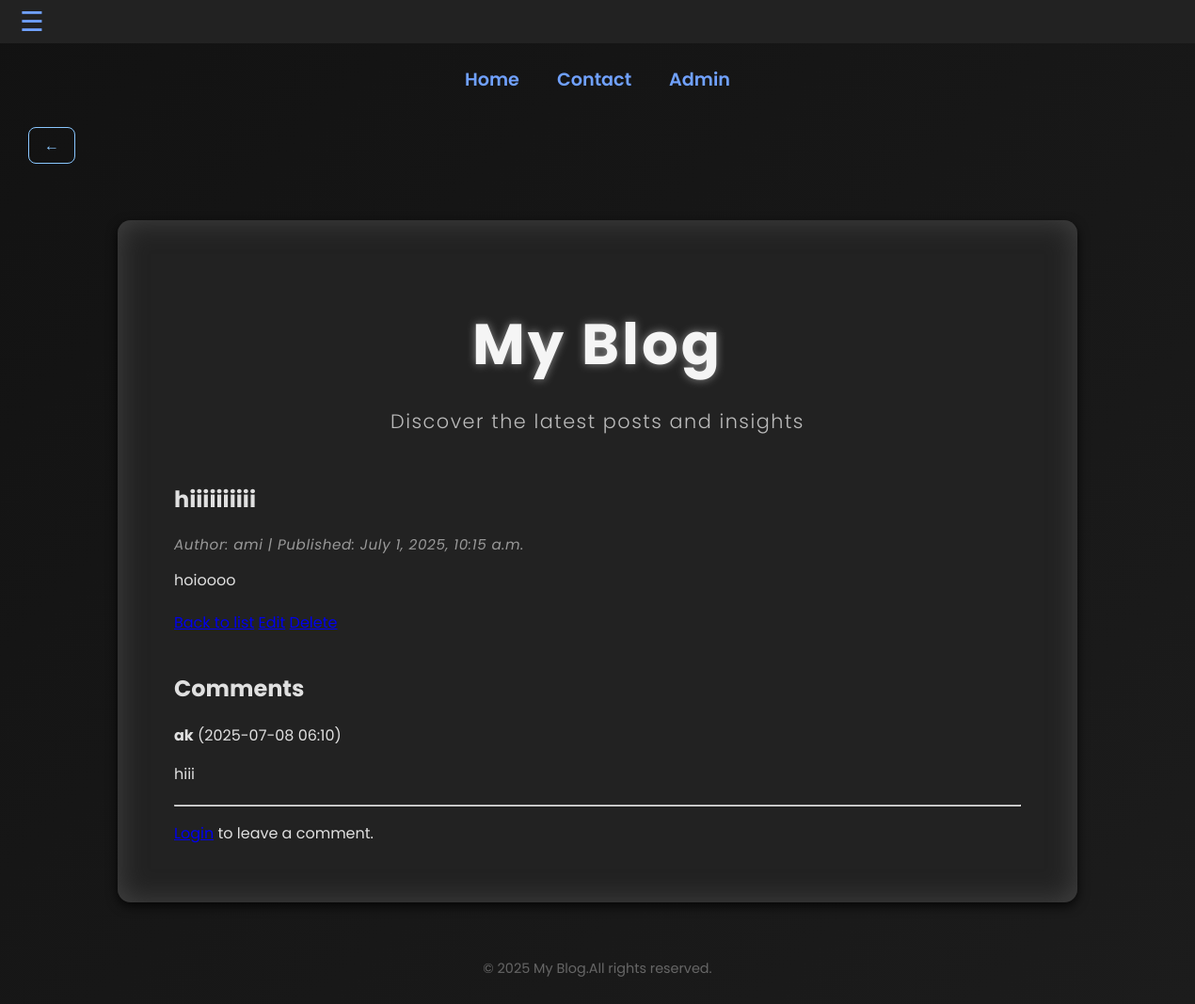
The page /postdetail/hiiiiiiiiii/ on the database its author committed.
### blog/models.py (models this page shows, shortened)
class Post(models.Model):
    class Status(models.TextChoices):
        DRAFT = 'draft', 'Draft'
        PUBLISHED = 'published', 'Published'
        PENDING= 'pending', 'Pending'
    title = models.CharField(max_length=200 , default="")
    slug = models.SlugField(unique=True, blank=True )
    author = models.ForeignKey(User, on_delete=models.CASCADE, related_name='blog_post' , default=1)
    body = models.TextField(default="hi")
    published = models.DateTimeField(default=timezone.now)
    content = models.TextField()
    updated = models.DateTimeField(auto_now=True)
    status = models.CharField(max_length=10, choices=Status.choices, default=Status.DRAFT)
    image=models.ImageField(upload_to='blog_images/', null=True, blank=True)
    view_count = models.PositiveIntegerField(default=0)
    created_at = models.DateTimeField(default=timezone.now)
    class Meta:
        ordering = ('-published',)
    def save(self,  *args, **kwargs):
        super().save(*args,**kwargs)

class Comment(models.Model):
    post = models.ForeignKey('Post',  related_name='comments', on_delete=models.CASCADE)
    author = models.ForeignKey(User, on_delete=models.CASCADE, )
    body = models.TextField()
    created_at = models.DateTimeField(auto_now_add=True)

### blog/views.py (the view)
# urls.py: path('postdetail/<slug:slug>/', views.post_detail, name='post_detail'),
def post_detail(request, slug):
    post = get_object_or_404(Post, slug=slug)
    post.view_count +=1
    post.save(update_fields=['view_count'])
    comments = post.comments.all()
    new_comment = None
    if request.method == 'POST':
        form = CommentForm(request.POST)
        if form.is_valid():
            if request.user.is_authenticated:
                new_comment = form.save(commit=False)
                new_comment.post = post
                new_comment.author = request.user
                new_comment.save()
                messages.success(request, 'Your comment has been posted to you successfully!')
                return redirect('blog:post_detail', slug=slug)
            else:
                return redirect('blog:login')
    else:
        form = CommentForm()
    return render(request, 'blog/detail.html', {
        'post': post,
        'comments': comments,
        'form': form,
        'new_comment': new_comment
    })

### templates/blog/detail.html (shortened to what this page needs)
{% extends 'blog/base.html' %}
{% block content %}
  <article class="post-detail">
    <h1>{{ post.title }}</h1>
    <p class="post-meta">Author: {{ post.author }} | Published: {{ post.published }}</p>
    <div class="post-content">
      {{ post.content|safe }}
    </div>
    <div class="post-actions" style="margin-top: 20px;">
      <a href="{% url 'blog:post_list' %}" class="btn btn-secondary">Back to list</a>
      <a href="{% url 'blog:post_edit' post.slug %}" class="btn btn-primary">Edit</a>
      <a href="{% url 'blog:post_delete' post.slug %}" class="btn btn-danger">Delete</a>
    </div>
  </article>
  <section class="comments-section" style="margin-top: 40px;">
    <h2>Comments</h2>
    {% for comment in comments %}
      <div class="comment" style="margin-bottom: 20px;">
        <p><strong>{{ comment.author }}</strong> ({{ comment.created_at|date:"Y-m-d H:i" }})</p>
        <p>{{ comment.body }}</p>
      </div>
      <hr>
    {% empty %}
      <p>No comments yet.</p>
    {% endfor %}
    {% if user.is_authenticated %}
      <h3>Add a Comment</h3>
      <form method="post" class="comment-form">
        {% csrf_token %}
        {{ form.as_p }}
        <button type="submit" class="btn btn-primary">Send</button>
      </form>
    {% else %}
      <p><a href="{% url 'blog:login' %}">Login</a> to leave a comment.</p>
    {% endif %}
  </section>
{% endblock %}

### templates/blog/base.html (style rules this page uses)
body { background: linear-gradient(135deg, #121212 0%, #1c1c1c 100%); color: #e0e0e0; font-family: 'Poppins', sans-serif; margin: 0; padding: 0; }
.post-meta { font-size: 0.95rem; color: #999; margin-bottom: 14px; font-style: italic; letter-spacing: 0.6px; }

### rows shown on the page
Post: title "hiiiiiiiiii", author "ami", published "July 1, 2025, 10:15 a.m.", content "hoioooo"
Comment: author "ak", created_at "2025-07-08 06:10", body "hiii"
